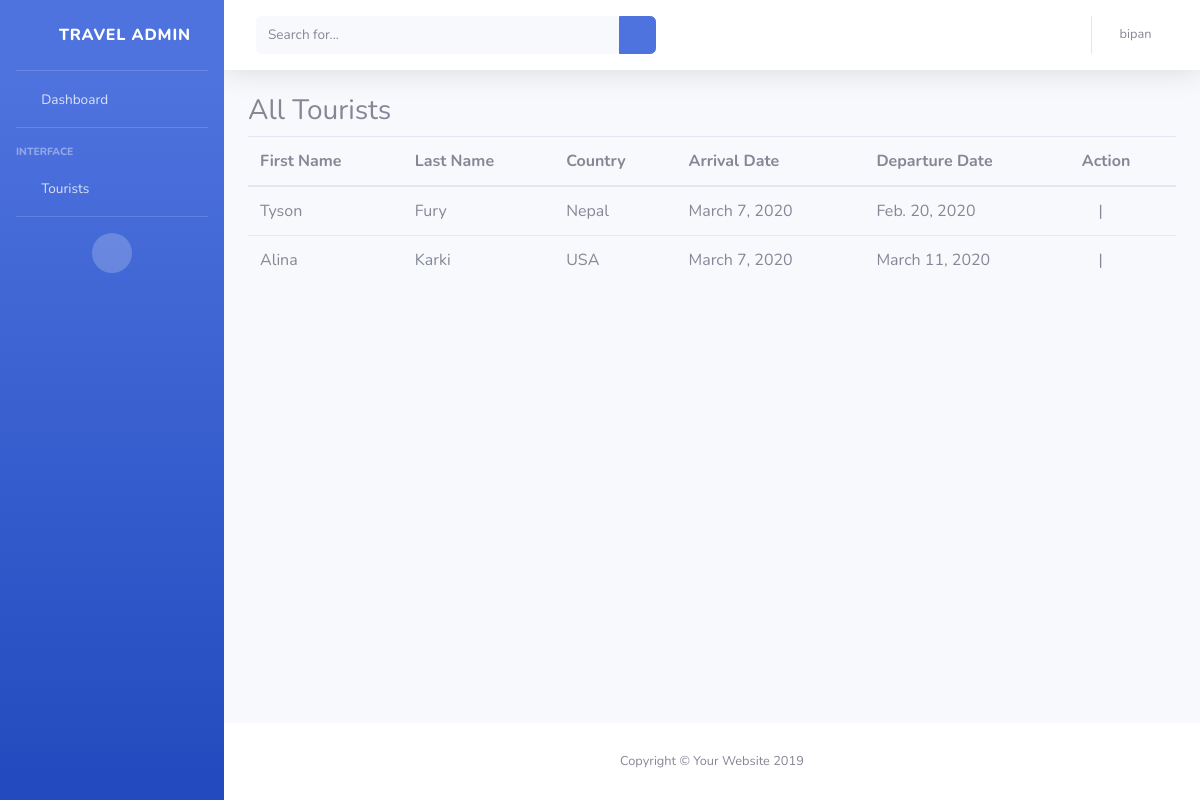
/tourists/all-tourist/ (signed in), run on the app's committed database.
### tourist/models.py (models this page shows, shortened)
class Tourists(Abs):
    class Meta:
        db_table = 'tourists'

### tourist/views.py (the view)
# urls.py: path('all-tourist/',AllTouristView.as_view(),name='all_tourist'),
class AllTouristView(View):
    template_name = 'all_tourist.html'
    def get(self,request):
        context = {
            'all': Tourists.objects.filter(user_id = request.user.id)
        }
        return render(request,self.template_name,context)

### templates/all_tourist.html (shortened to what this page needs)
{% extends 'master/master.html' %}
 {% block 'sidebar' %}
  {% include 'component/sidebar.html' %}
 {% endblock %}
 {% block 'navbar' %}
  {% include 'component/nav.html' %}
 {% endblock %}
 {% block 'footer' %}
{% include 'component/footer.html' %}
 {% endblock %}
{% block 'body' %}
  <h3>All Tourists</h3>
  <table class="table">
   <thead>
     <th>First Name</th>
     <th>Last Name</th>
     <th>Country</th>
     <th>Arrival Date</th>
   <th>Departure Date</th>
   <th>Action</th>
   </thead>
   {% for a in all %}
    <tr>
     <td>{{a.first_name}}</td>
     <td>{{a.last_name}}</td>
     <td>{{a.country}}</td>
     <td>{{a.arrival_date}}</td>
     <td>{{a.departure_date}}</td>
     <td><a href="{% url 'delete_tourist' a.id %}"><i class="fa fa-trash"></i></a> | <a href="{% url 'edit_tourist' a.id %}"><i class="fa fa-edit"></i></a> </td>
    </tr>
   {% endfor %}
  </table>
{% endblock %}

### templates/master/master.html (shortened to what this page needs)
<!DOCTYPE html>
{% load static %}
<html lang="en">
<head>
  <link href="{% static 'vendor/fontawesome-free/css/all.min.css' %}" rel="stylesheet" type="text/css">
  <link href="{% static 'css/sb-admin-2.min.css' %}" rel="stylesheet">
</head>
<body id="page-top">
  <div id="wrapper">
   {% block 'sidebar' %}  {% endblock %}
    <div id="content-wrapper" class="d-flex flex-column">
      <div id="content">
      {% block 'navbar' %}  {% endblock %}
        <div class="container-fluid">
          {% block 'body' %} {% endblock %}
        </div>
      </div>
      {% block 'footer' %}  {% endblock %}
    </div>
  </div>
</body>
</html>

### templates/component/sidebar.html (shortened to what this page needs)
    <ul class="navbar-nav bg-gradient-primary sidebar sidebar-dark accordion" id="accordionSidebar">
      <a class="sidebar-brand d-flex align-items-center justify-content-center" href="{% url 'dashboard' %}">
        <div class="sidebar-brand-icon">
          <i class="fas fa-user"></i>
        </div>
        <div class="sidebar-brand-text mx-3">Travel Admin</div>
      </a>
      <hr class="sidebar-divider my-0">
      <li class="nav-item">
        <a class="nav-link" href="{% url 'dashboard' %}">
          <i class="fas fa-fw fa-tachometer-alt"></i>
          <span>Dashboard</span></a>
      </li>
      <hr class="sidebar-divider">
      <div class="sidebar-heading">
        Interface
      </div>
      <li class="nav-item">
        <a class="nav-link collapsed" href="#" data-toggle="collapse" data-target="#collapseTwo" aria-expanded="true" aria-controls="collapseTwo">
          <i class="fas fa-fw fa-cog"></i>
          <span>Tourists</span>
        </a>
      </li>
      <hr class="sidebar-divider">
      <div class="text-center d-none d-md-inline">
        <button class="rounded-circle border-0" id="sidebarToggle"></button>
      </div>
    </ul>

### templates/component/nav.html (shortened to what this page needs)
        <nav class="navbar navbar-expand navbar-light bg-white topbar mb-4 static-top shadow">
          <form class="d-none d-sm-inline-block form-inline mr-auto ml-md-3 my-2 my-md-0 mw-100 navbar-search">
            <div class="input-group">
              <input type="text" class="form-control bg-light border-0 small" placeholder="Search for..." aria-label="Search" aria-describedby="basic-addon2">
              <div class="input-group-append">
                <button class="btn btn-primary" type="button">
                  <i class="fas fa-search fa-sm"></i>
                </button>
              </div>
            </div>
          </form>
          <ul class="navbar-nav ml-auto">
            <li class="nav-item dropdown no-arrow">
              <a class="nav-link dropdown-toggle" href="#" id="userDropdown" role="button" data-toggle="dropdown" aria-haspopup="true" aria-expanded="false">
                <span class="mr-2 d-none d-lg-inline text-gray-600 small">{{ user.username }}</span>
                <i class="fas fa-user"></i>
              </a>
            </li>
          </ul>
        </nav>

### templates/component/footer.html
      <footer class="sticky-footer bg-white">
        <div class="container my-auto">
          <div class="copyright text-center my-auto">
            <span>Copyright &copy; Your Website 2019</span>
          </div>
        </div>
      </footer>

### data on the page
Tourists: first_name "Tyson", last_name "Fury", country "Nepal", arrival_date "March 7, 2020", departure_date "Feb. 20, 2020"
Tourists: first_name "Alina", last_name "Karki", country "USA", arrival_date "March 7, 2020", departure_date "March 11, 2020"

### other printed values
{{ user.username }} "bipan"
